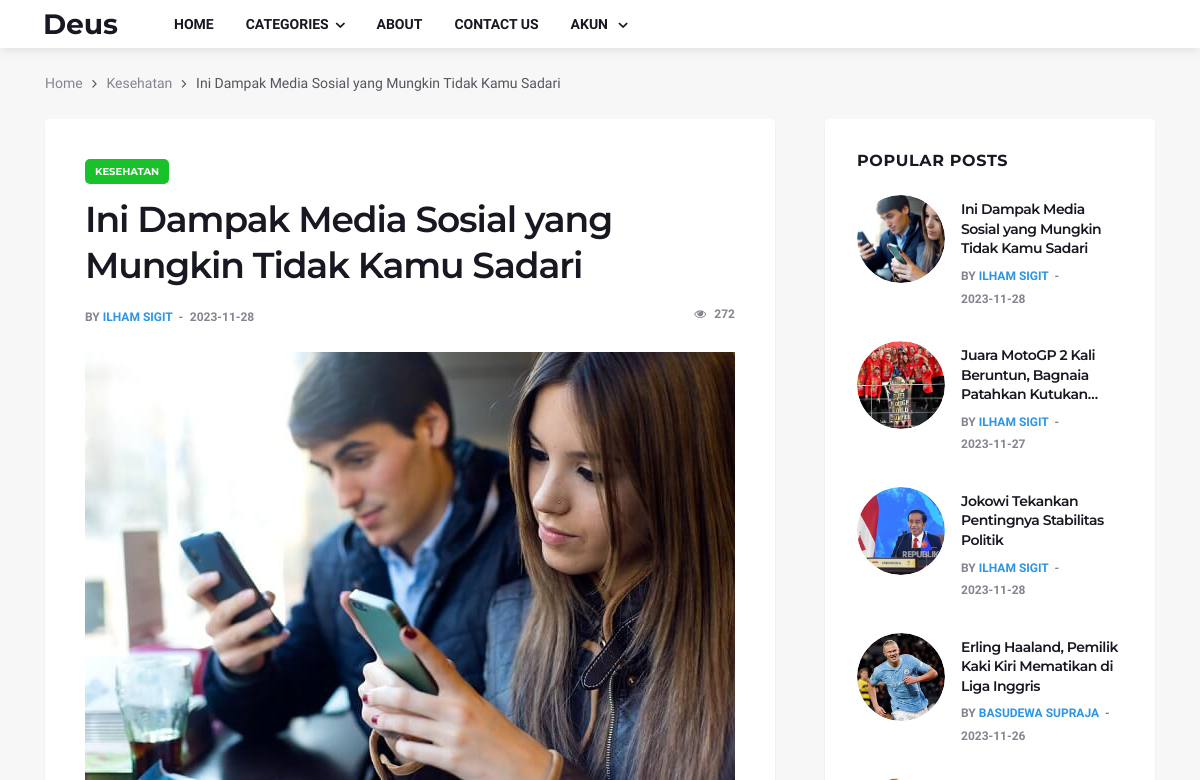
The page /single-post.php?berita=12 (upper part) on the database as committed earlier.
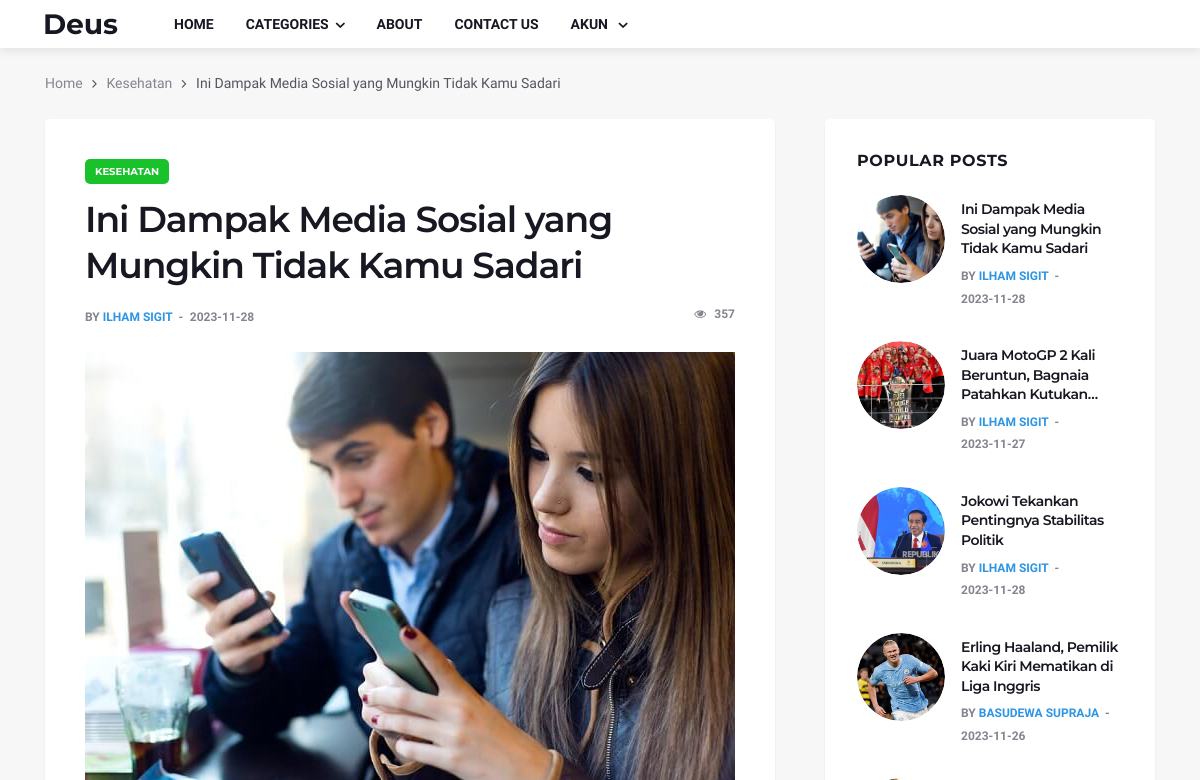
The same page on the database as committed later.
### tables this page shows
CREATE TABLE `berita` (
  `id_berita` int(11) NOT NULL,
  `judul_berita` varchar(255) NOT NULL,
  `gambar_berita` text NOT NULL,
  `id_kategori` int(11) NOT NULL,
  `isi_berita` text NOT NULL,
  `tanggal_publish` date NOT NULL,
  `id_penulis` int(11) NOT NULL,
  `views` int(11) NOT NULL DEFAULT 0,
  `editors_picks` tinyint(1) NOT NULL DEFAULT 0
);

CREATE TABLE `kategori` (
  `id_kategori` int(11) NOT NULL,
  `nama_kategori` varchar(100) NOT NULL
);

CREATE TABLE `penulis` (
  `id_penulis` int(11) NOT NULL,
  `nama_penulis` varchar(255) NOT NULL,
  `email_penulis` varchar(100) NOT NULL,
  `foto_profil` text NOT NULL
);

### BgColorByCategory.php (called while the page is built)
<?php
function getBgColorByCategory($nama_kategori)
{
    if ($nama_kategori == 'Politik') {
        return 'red';
    } elseif ($nama_kategori == 'Kesehatan') {
        return 'green';
    } elseif ($nama_kategori == 'Olahraga') {
        return 'blue';
    } else {
        return 'purple';
    }
}

### single-post.php (the view, shortened to what the changed rows need)
<!DOCTYPE html>
<html lang="en">
<head>
  <link rel="stylesheet" href="css/bootstrap.min.css" />
  <link rel="stylesheet" href="css/font-icons.css" />
  <link rel="stylesheet" href="css/style.css" />
  <link href='https://unpkg.com/boxicons@2.1.4/css/boxicons.min.css' rel='stylesheet'>
</head>
<body class="bg-light single-post style-default style-rounded">
  <main class="main oh" id="main">
    <?php
    include "BgColorByCategory.php";
    ?>
    <?php
    include "koneksi.php";
    $id_berita = $_GET['berita'];
    mysqli_query($conn, "UPDATE berita SET views = views + 1 WHERE id_berita = $id_berita");
    $query_berita = "SELECT * FROM `kategori`
                         LEFT JOIN berita ON kategori.id_kategori = berita.id_kategori
                         LEFT JOIN penulis ON berita.id_penulis = penulis.id_penulis
                         WHERE berita.id_berita = $id_berita";
    $sql_berita = mysqli_query($conn, $query_berita);
    $result_berita = mysqli_fetch_array($sql_berita);
    $id_kategori = $result_berita['id_kategori'];
    $nama_kategori = $result_berita['nama_kategori'];
    $judul_berita = $result_berita['judul_berita'];
    $nama_penulis = $result_berita['nama_penulis'];
    $id_penulis = $result_berita['id_penulis'];
    $tanggal_publish = $result_berita['tanggal_publish'];
    $gambar_berita = $result_berita['gambar_berita'];
    $views = $result_berita['views'];
    ?>
    <div class="container">
      <ul class="breadcrumbs">
        <li class="breadcrumbs__item">
          <a href="index.php" class="breadcrumbs__url">Home</a>
        </li>
        <li class="breadcrumbs__item breadcrumbs__item--current">
          <a href="categories.php?kategori=<?php echo $id_kategori ?>" class="breadcrumbs__url"><?php echo $nama_kategori ?></a>
        </li>
        <li class="breadcrumbs__item breadcrumbs__item--current">
          <?php echo $judul_berita ?>
        </li>
      </ul>
    </div>
    <div class="main-container container" id="main-container">
      <div class="row">
        <div class="col-lg-8 blog__content mb-72">
          <div class="content-box">
            <article class="entry mb-0">
              <div class="single-post__entry-header entry__header">
                <a href="categories.php?kategori=<?php echo $id_kategori ?>" class="entry__meta-category entry__meta-category--label entry__meta-category--<?php echo getBgColorByCategory($nama_kategori) ?>"><?php echo $nama_kategori ?></a>
                <h1 class="single-post__entry-title">
                  <?php echo $judul_berita ?>
                </h1>
                <div class="entry__meta-holder">
                  <ul class="entry__meta">
                    <li class="entry__meta-author">
                      <span>by</span>
                      <a href="authors.php?penulis=<?php echo $id_penulis ?>"><?php echo $nama_penulis ?></a>
                    </li>
                    <li class="entry__meta-date">
                      <?php echo $tanggal_publish ?>
                    </li>
                  </ul>
                  <ul class="entry__meta">
                    <li class="like-view">
                      <div class="view">
                        <i class="ui-eye"></i>
                        <span><?php echo $views ?></span>
                      </div>
                    </li>
                  </ul>
                </div>
              </div>
              <div class="entry__img-holder">
                <img src="img/berita/<?php echo $gambar_berita ?>" alt="" class="entry__img">
              </div>
            </article>
                  <?php
                  include 'koneksi.php';
                  ?>
          </div>
        </div>
        <aside class="col-lg-4 sidebar sidebar--right">
          <?php include "sidebar.php" ?>
        </aside>
      </div>
    </div>
  </main>
</body>
</html>

### sidebar.php (shortened to what the changed rows need)
<?php
$query_berita = "SELECT * FROM `kategori`
             LEFT JOIN berita ON kategori.id_kategori = berita.id_kategori
             LEFT JOIN penulis ON berita.id_penulis = penulis.id_penulis
             ORDER BY views DESC limit 5";
$sql_berita = mysqli_query($conn, $query_berita);
?>
<aside class="widget widget-popular-posts">
    <ul class="post-list-small">
        <?php
        while ($result_berita = mysqli_fetch_array($sql_berita)) {
            $judul_berita = $result_berita['judul_berita'];
            $gambar_berita = $result_berita['gambar_berita'];
            $id_berita = $result_berita['id_berita'];
            $nama_penulis = $result_berita['nama_penulis'];
            $id_penulis = $result_berita['id_penulis'];
            $tanggal_publish = $result_berita['tanggal_publish'];
        ?>
            <li class="post-list-small__item">
                <article class="post-list-small__entry clearfix">
                    <div class="post-list-small__img-holder">
                        <div class="thumb-container thumb-100">
                            <a href="single-post.php?berita=<?php echo $id_berita ?>">
                                <img data-src="img/berita/<?php echo $gambar_berita ?>" src="img/berita/<?php echo $gambar_berita ?>" alt="" class="post-list-small__img--rounded lazyload">
                            </a>
                        </div>
                    </div>
                    <div class="post-list-small__body">
                        <h3 class="post-list-small__entry-title">
                            <a href="single-post.php?berita=<?php echo $id_berita ?>"><?php echo $judul_berita ?></a>
                        </h3>
                        <ul class="entry__meta">
                            <li class="entry__meta-author">
                                <span>by</span>
                                <a href="authors.php?penulis=<?php echo $id_penulis ?>"><?php echo $nama_penulis ?></a>
                            </li>
                            <li class="entry__meta-date">
                                <?php echo $tanggal_publish ?>
                            </li>
                        </ul>
                    </div>
                </article>
            </li>
        <?php }
        ?>
    </ul>
</aside>

Rows that differ between the two databases and show on the page:
changed berita "Ini Dampak Media Sosial yang Mungkin Tidak Kamu Sadari": views "272" → "357"
